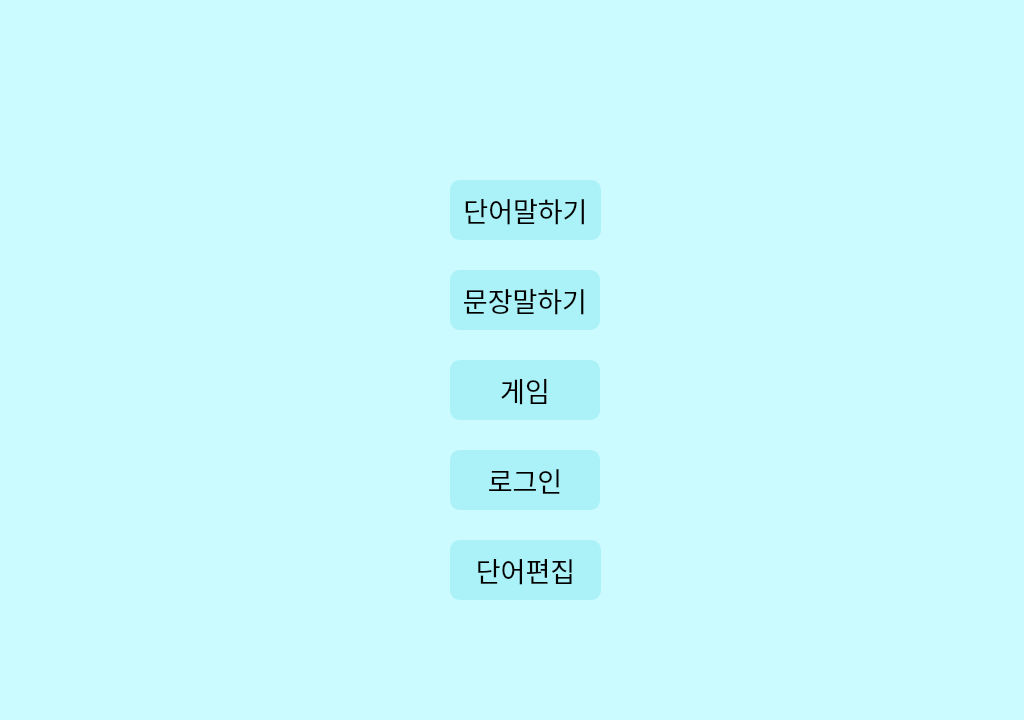
<?xml version="1.0" encoding="UTF-8"?>
<ui version="4.0">
 <class>MainWindow</class>
 <widget class="QMainWindow" name="MainWindow">
  <property name="geometry">
   <rect>
    <x>0</x>
    <y>0</y>
    <width>1024</width>
    <height>720</height>
   </rect>
  </property>
  <property name="windowTitle">
   <string>MainWindow</string>
  </property>
  <property name="styleSheet">
   <string notr="true">background-color: rgb(203, 250, 255);</string>
  </property>
  <widget class="QWidget" name="centralwidget">
   <widget class="QLabel" name="label_1">
    <property name="geometry">
     <rect>
      <x>450</x>
      <y>180</y>
      <width>151</width>
      <height>60</height>
     </rect>
    </property>
    <property name="font">
     <font>
      <family>AcadEref</family>
      <pointsize>20</pointsize>
     </font>
    </property>
    <property name="styleSheet">
     <string notr="true">border-color: rgb(170, 242, 248); 
background-color: rgb(170, 242, 248);
border-style: solid;
border-width: 2px;
border-radius: 10px;</string>
    </property>
    <property name="text">
     <string>단어말하기</string>
    </property>
    <property name="alignment">
     <set>Qt::AlignCenter</set>
    </property>
   </widget>
   <widget class="QLabel" name="label_2">
    <property name="geometry">
     <rect>
      <x>450</x>
      <y>270</y>
      <width>150</width>
      <height>60</height>
     </rect>
    </property>
    <property name="font">
     <font>
      <family>AcadEref</family>
      <pointsize>20</pointsize>
     </font>
    </property>
    <property name="styleSheet">
     <string notr="true">border-color: rgb(170, 242, 248); 
border-style: solid;
border-width: 2px;
border-radius: 10px;
background-color: rgb(170, 242, 248);</string>
    </property>
    <property name="text">
     <string>문장말하기</string>
    </property>
    <property name="alignment">
     <set>Qt::AlignCenter</set>
    </property>
   </widget>
   <widget class="QLabel" name="label_3">
    <property name="geometry">
     <rect>
      <x>450</x>
      <y>360</y>
      <width>150</width>
      <height>60</height>
     </rect>
    </property>
    <property name="font">
     <font>
      <family>AcadEref</family>
      <pointsize>20</pointsize>
     </font>
    </property>
    <property name="styleSheet">
     <string notr="true">border-color: rgb(170, 242, 248); 
border-style: solid;
border-width: 2px;
border-radius: 10px;
background-color: rgb(170, 242, 248);</string>
    </property>
    <property name="text">
     <string>게임</string>
    </property>
    <property name="alignment">
     <set>Qt::AlignCenter</set>
    </property>
   </widget>
   <widget class="QLabel" name="label_4">
    <property name="geometry">
     <rect>
      <x>450</x>
      <y>450</y>
      <width>150</width>
      <height>60</height>
     </rect>
    </property>
    <property name="font">
     <font>
      <family>AcadEref</family>
      <pointsize>20</pointsize>
     </font>
    </property>
    <property name="styleSheet">
     <string notr="true">border-color: rgb(170, 242, 248); 
border-style: solid;
border-width: 2px;
border-radius: 10px;-width: 2px;
border-radius: 10px;
background-color: rgb(170, 242, 248);</string>
    </property>
    <property name="text">
     <string>로그인</string>
    </property>
    <property name="alignment">
     <set>Qt::AlignCenter</set>
    </property>
   </widget>
   <widget class="QLabel" name="label_5">
    <property name="geometry">
     <rect>
      <x>450</x>
      <y>540</y>
      <width>151</width>
      <height>60</height>
     </rect>
    </property>
    <property name="font">
     <font>
      <family>AcadEref</family>
      <pointsize>20</pointsize>
     </font>
    </property>
    <property name="styleSheet">
     <string notr="true">border-color: rgb(170, 242, 248); 
background-color: rgb(170, 242, 248);
border-style: solid;
border-width: 2px;
border-radius: 10px;</string>
    </property>
    <property name="text">
     <string>단어편집</string>
    </property>
    <property name="alignment">
     <set>Qt::AlignCenter</set>
    </property>
   </widget>
  </widget>
  <widget class="QMenuBar" name="menubar">
   <property name="geometry">
    <rect>
     <x>0</x>
     <y>0</y>
     <width>1024</width>
     <height>21</height>
    </rect>
   </property>
  </widget>
  <widget class="QStatusBar" name="statusbar"/>
 </widget>
 <resources/>
 <connections/>
 <slots>
  <slot>btn_main_to_second()</slot>
 </slots>
</ui>
